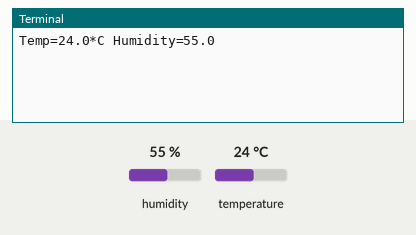
Recording of a program running on a simulated Raspberry Pi (BCM pin numbers). Parts: the last lines printed to the terminal. The test bench sets the inputs (shaded band); at power-on: humidity 55 %, temperature 24 °C. Databases and web services accept everything at once and return nothing; the clock reads 2024-03-15 10:24:30 at power-on unless the program sets it.

Above: at 1.2 s.
1.3 s: humidity set to 22 %
At 11.6 s:
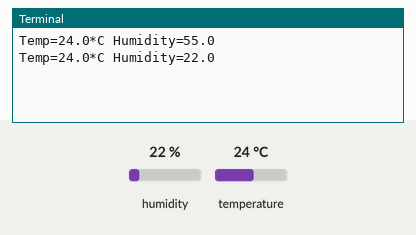
12.0 s: temperature set to 12 °C
At 22.4 s:
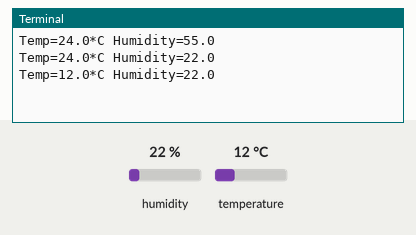
22.7 s: humidity set to 40 %
At 33.1 s:
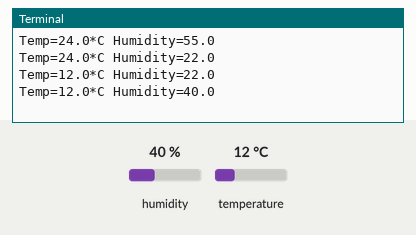
Timing chart, 0 to 34.6 s (numbered marks = the images above; inputs shaded):
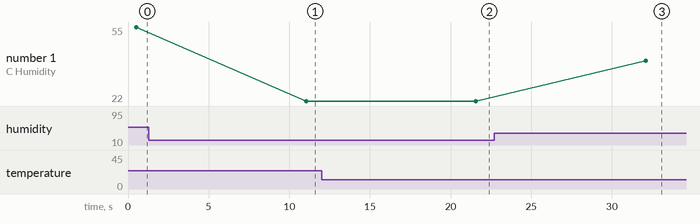

The program:

dht3.py
```python
#파이썬에서 라즈베리파이의 gpio핀을 제어할 수 있도록 해주는 라이브러리
import RPi.GPIO as GPIO
import sys
import time
import Adafruit_DHT
import pymysql

sensor = Adafruit_DHT.DHT22
#.connect로 MySQL에 연결
# 호스트명, 포트, 로그인, 암호, 접속할 DB
conn= pymysql.connect(host="localhost",
                      user="pi",
                      passwd="8302",
                      db="heat_db")

#4번 출력핀
pin = 4

#컴퓨터 현재시간
start = time.time()
try :
   with conn.cursor() as cur :
    sql="insert into collect_data values(%s,%s,%s)"
    while True :
        # DHT22 센서를 이용하고, 4번 출력핀을 이용
       humidity, temperature = Adafruit_DHT.read_retry(sensor, pin)
       if humidity is not None and temperature is not None and humidity < 120 :
           print('Temp=%0.1f*C Humidity=%0.1f'%(temperature, humidity))
           time.sleep(10)
           end=time.time()
           cur.execute(sql,
                       ((end-start),
                       temperature,humidity))
           conn.commit()
except KeyboardInterrupt: # ctrl + c 눌렸을때 발생하는 interrupt
   exit()
finally : # try절의 예외 발생여부 관계없이 항상 실행되는 절
    #DB 연결을 닫는다
   conn.close()
```

Measured:
- after the input at 1.3 s, the terminal: prints a new line after 9.8 s (image 1)
- after the input at 12.0 s, the terminal: prints a new line after 9.6 s (image 2)
- after the input at 22.7 s, the terminal: prints a new line after 9.4 s (image 3)
- plotted number 1: 55 → 22 after the input at 1.3 s, 22 → 40 after the input at 22.7 s
